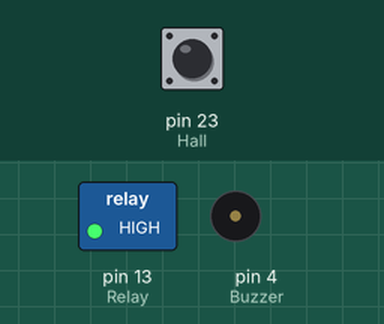
Simulated run of this sketch. Board: Arduino Mega 2560, built with avr-gcc and run on an emulated ATmega2560. On the bench: switched loads named in the sketch (green lamp = pin HIGH), buzzer (waves = sounding). Inputs (shaded band) come from the test bench; at power-on: pin 23 (Hall) HIGH.

Above: at 1.2 s.
1.3 s: pin 23 (Hall) pulled LOW for 0.15 s
At 2.7 s:
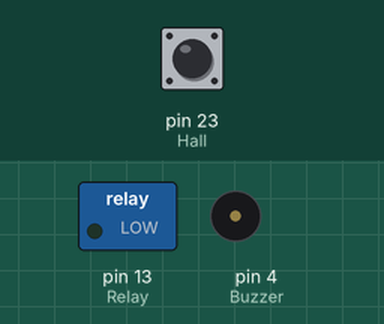
3.0 s: pin 23 (Hall) pulled LOW for 1 s
At 4.05 s:
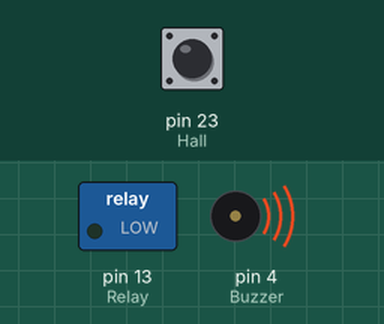
5.6 s: pin 23 (Hall) pulled LOW for 3.2 s
At 8.85 s:
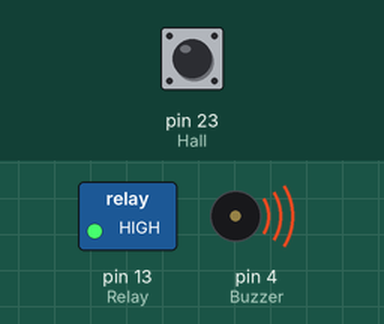
Timing chart, 0 to 10.4 s (numbered marks = the images above; inputs shaded):
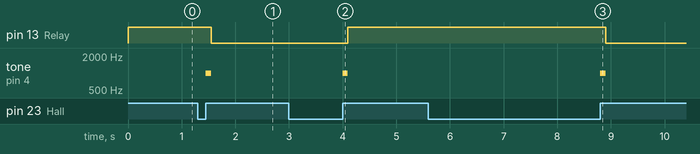

Measured:
- after the input at 1.3 s, pin 13 (Relay): HIGH → LOW after 0.25 s; tone on pin 4 (Buzzer): silent → 1000 Hz after 0.15 s, → silent 0.10 s later
- after the input at 3.0 s, pin 13 (Relay): LOW → HIGH after 1.1 s; tone on pin 4 (Buzzer): silent → 1000 Hz after 1.0 s, → silent 0.10 s later
- after the input at 5.6 s, pin 13 (Relay): HIGH → LOW after 3.3 s; tone on pin 4 (Buzzer): silent → 1000 Hz after 3.2 s, → silent 0.10 s later

The sketch:

CH2-5-2.ino
```cpp
int Hall = 23;
int Relay = 13;
int Buzzer = 4;
int RY = 1;

void setup(){
    pinMode(Relay, OUTPUT);
    digitalWrite(Relay, 1);
    pinMode(Buzzer, OUTPUT);
    digitalWrite(Buzzer, 0);
    pinMode(Hall, INPUT_PULLUP);
}

void loop() {
    int hall = digitalRead(Hall);
    if (!hall) {
        while(!hall) hall = digitalRead(Hall);
        RY^=1;
        beep();
    }
    digitalWrite(Relay, RY);
    delay(100);
}

void beep() {
    tone(Buzzer, 1000);
    delay(100);
    noTone(Buzzer);
}
```
